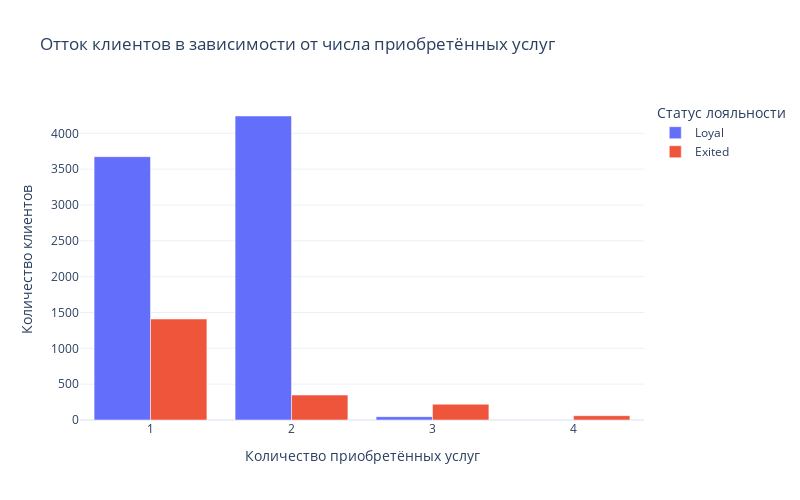

Source (notebook cell):
### Markdown cell above
Вывод: из графика видно, что процент ушедших клиентов примерно одинаков для обоих полов.

### Code cell
# sns.barplot(data=churn, x='NumOfProducts', y='Exited', hue='NumOfProducts');

df_churn = churn.groupby('NumOfProducts')['Exited'].value_counts().unstack().reset_index()
df_churn.rename(columns={0:'Loyal', 1:'Exited'}, inplace=True)

fig = px.bar(df_churn, 
             x='NumOfProducts', 
             y=['Loyal', 'Exited'], 
             barmode='group',
             title='Отток клиентов в зависимости от числа приобретённых услуг')

fig.update_layout(xaxis_title='Количество приобретённых услуг',
                  yaxis_title='Количество клиентов',
                  legend_title='Статус лояльности')

fig.show()

### Figure 1 — Plotly figure (JSON) as saved in the notebook; plotly's stock layout.template omitted (floating-point values rounded to 4 significant figures)
{"data": [{"alignmentgroup": "True", "hovertemplate": "variable=Loyal<br>NumOfProducts=%{x}<br>value=%{y}<extra></extra>", "legendgroup": "Loyal", "marker": {"color": "#636efa", "pattern": {"shape": ""}}, "name": "Loyal", "offsetgroup": "Loyal", "orientation": "v", "showlegend": true, "textposition": "auto", "type": "bar", "x": [1, 2, 3, 4], "xaxis": "x", "y": [3675, 4242, 46, null], "yaxis": "y"}, {"alignmentgroup": "True", "hovertemplate": "variable=Exited<br>NumOfProducts=%{x}<br>value=%{y}<extra></extra>", "legendgroup": "Exited", "marker": {"color": "#EF553B", "pattern": {"shape": ""}}, "name": "Exited", "offsetgroup": "Exited", "orientation": "v", "showlegend": true, "textposition": "auto", "type": "bar", "x": [1, 2, 3, 4], "xaxis": "x", "y": [1409, 348, 220, 60], "yaxis": "y"}], "layout": {"barmode": "group", "height": 500, "legend": {"title": {"text": "Статус лояльности"}, "tracegroupgap": 0}, "title": {"text": "Отток клиентов в зависимости от числа приобретённых услуг"}, "width": 800, "xaxis": {"anchor": "y", "domain": [0, 1], "title": {"text": "Количество приобретённых услуг"}}, "yaxis": {"anchor": "x", "domain": [0, 1], "title": {"text": "Количество клиентов"}}}}
